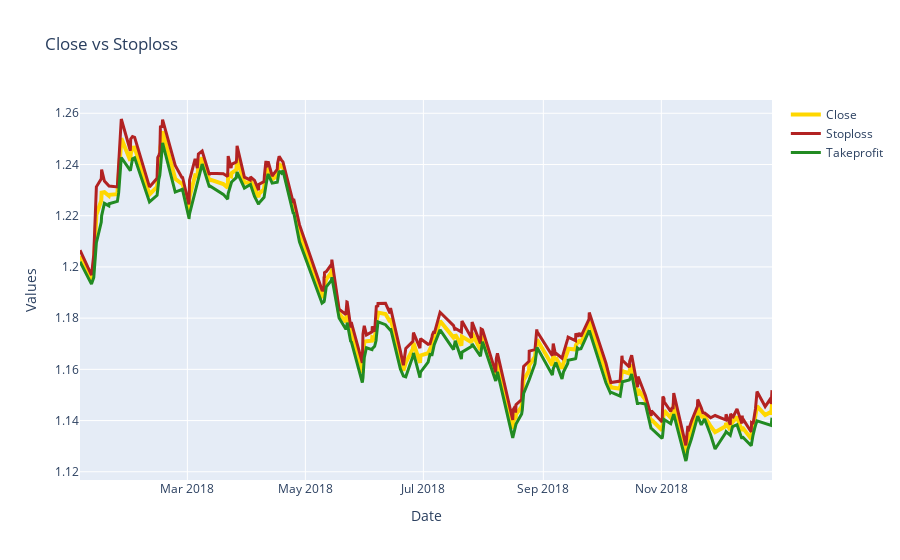

The notebook cell this image was saved under:
### Code cell
# SL BB
fig = go.Figure()
fig.add_trace(go.Scatter(x= ventas_bb['time'], y= ventas_bb['close'],
                    mode='lines',
                    name='Close',
                    line=dict(color='gold', width=4)))

fig.add_trace(go.Scatter(x= ventas_bb['time'], y= ventas_bb['Stoploss_bb'],
                    mode='lines', name='Stoploss',
                    line=dict(color='firebrick', width=3)))

fig.add_trace(go.Scatter(x= ventas_bb['time'], y= ventas_bb['Takeprofit_bb'],
                    mode='lines', name='Takeprofit',
                    line=dict(color='forestgreen', width=3)))
# Edit the layout
fig.update_layout(title='Close vs Stoploss',
                   xaxis_title='Date',
                   yaxis_title='Values')

fig.show()

### Figure 1 — Plotly figure (JSON) as saved in the notebook; plotly's stock layout.template omitted (floating-point values rounded to 4 significant figures; data arrays with more than 128 entries replaced by an {"elided": "..."} marker saying what was removed)
{"data": [{"line": {"color": "gold", "width": 4}, "mode": "lines", "name": "Close", "type": "scatter", "x": {"elided": "237 str values"}, "y": {"elided": "237 float values"}}, {"line": {"color": "firebrick", "width": 3}, "mode": "lines", "name": "Stoploss", "type": "scatter", "x": {"elided": "237 str values"}, "y": {"elided": "237 float values"}}, {"line": {"color": "forestgreen", "width": 3}, "mode": "lines", "name": "Takeprofit", "type": "scatter", "x": {"elided": "237 str values"}, "y": {"elided": "237 float values"}}], "layout": {"title": {"text": "Close vs Stoploss"}, "xaxis": {"title": {"text": "Date"}}, "yaxis": {"title": {"text": "Values"}}}}
